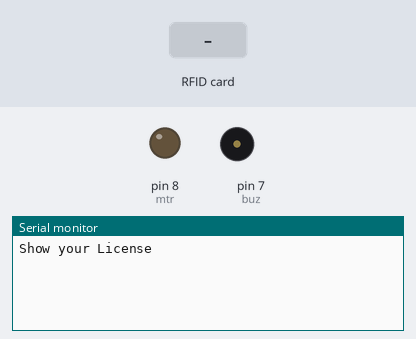
Bench run of a sketch on a simulated Arduino Uno, built with avr-gcc and run on an emulated ATmega328P. Shown: output pins drawn as LEDs (lit = HIGH), buzzer (waves = sounding, pin HIGH), the last lines printed to the serial monitor. The inputs (shaded band) are chosen by the test bench. Pins used as bus, display or sensor lines are not drawn.

Above: at 1.2 s.
1.3 s: RFID card B2 B2 C8 2D held to the reader
At 2.0 s:
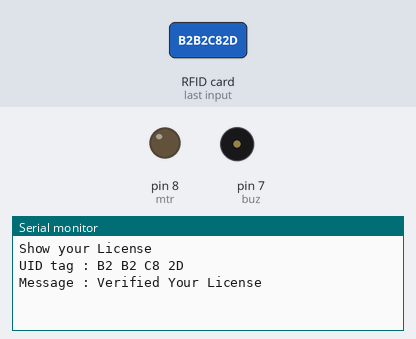
At 4.7 s:
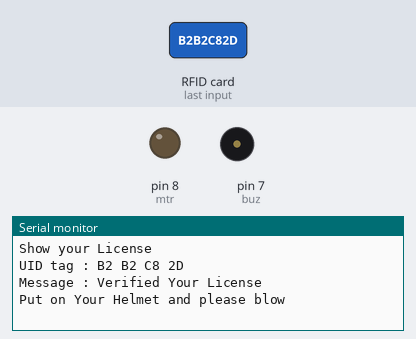

Measured:
- after the input at 1.3 s, the serial monitor: prints a new line at once (image 1)

The sketch:

smart_helmet___code_.ino
```cpp
#include <SPI.h>
#include <MFRC522.h>
#include <math.h>

const int xpin = A3; /* connect x_out of module to A1 of UNO board */
const int ypin = A2; /* connect y_out of module to A2 of UNO board */
const int zpin = A1;

#define SS_PIN 10
#define RST_PIN 9
MFRC522 mfrc522(SS_PIN, RST_PIN);   // Create MFRC522 instance.

const int alc = A0;
int alc_value;
const int mtr = 8;
const int buz = 7;

void setup()
{
  Serial.begin(9600);   // Initiate a serial communication
  SPI.begin();      // Initiate  SPI bus
  mfrc522.PCD_Init();   // Initiate MFRC522
  Serial.println("Show your License");
  Serial.println();
  pinMode(alc, INPUT);
  pinMode(mtr, OUTPUT);
  pinMode(buz, OUTPUT);
}
void loop()
{
  // Look for new cards
  int x_adc_value, y_adc_value, z_adc_value;
  double x_g_value, y_g_value, z_g_value;
  double roll, pitch, yaw;

  if ( ! mfrc522.PICC_IsNewCardPresent())
  {
    return;
  }
  // Select one of the cards
  if ( ! mfrc522.PICC_ReadCardSerial())
  {
    return;
  }
  //Show UID on serial monitor
  Serial.print("UID tag :");
  String content= "";
  byte letter;
  for (byte i = 0; i < mfrc522.uid.size; i++)
  {
     Serial.print(mfrc522.uid.uidByte[i] < 0x10 ? " 0" : " ");
     Serial.print(mfrc522.uid.uidByte[i], HEX);
     content.concat(String(mfrc522.uid.uidByte[i] < 0x10 ? " 0" : " "));
     content.concat(String(mfrc522.uid.uidByte[i], HEX));
  }
  Serial.println();
  Serial.print("Message : ");
  content.toUpperCase();
  if (content.substring(1) == "B2 B2 C8 2D") //change here the UID of the card/cards that you want to give access
  {
    Serial.println("Verified Your License");
    Serial.println();
    delay(3000);
    Serial.println("Put on Your Helmet and please blow");
    for(int i = 0; i <= 3000; i++)
    {
      delay(1);
    }
    alc_value = analogRead(alc);
    Serial.print("Alcohol Content:");
    Serial.print(alc_value);
    Serial.println("");
    if(alc_value >= 500)
    {
      Serial.println("Drunk and Drive is not Allowable");
    }
    else
    {
      Serial.println("Have a Safe and Happy Drive");
      digitalWrite(mtr, HIGH);
      delay(2000);
      digitalWrite(mtr, LOW);
      for(int i = 0; i <= 6000; i++)
      {
        delay(1);
      }

  int x_value = analogRead(xpin);
  int y_value = analogRead(ypin);
  int z_value = analogRead(zpin);

  Serial.print(x_value);
  // print a tab between values:
  Serial.print("\t");
  Serial.print(y_value);
  // print a tab between values:
  Serial.print("\t");
  Serial.print(z_value);
  Serial.print("\t");
  //lcd.setCursor(0,1);
  if((x_value <400  | x_value > 500)|(y_value < 400 | y_value > 500)|(z_value < 500 | z_value > 590))
  {
    Serial.println("Accident Happened");
    digitalWrite(buz, HIGH);
    delay(2000);
    digitalWrite(buz, LOW);
  }
  else
  {
    Serial.println("Enjoy Driving");
  }
    }
  }

 else   {
    Serial.println("Your License is not valid");
    delay(3000);
  }
}
```
